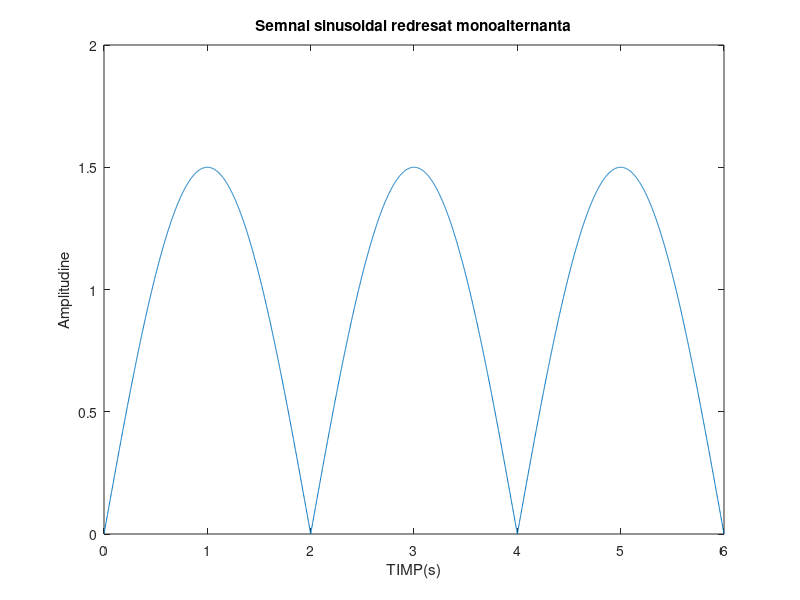
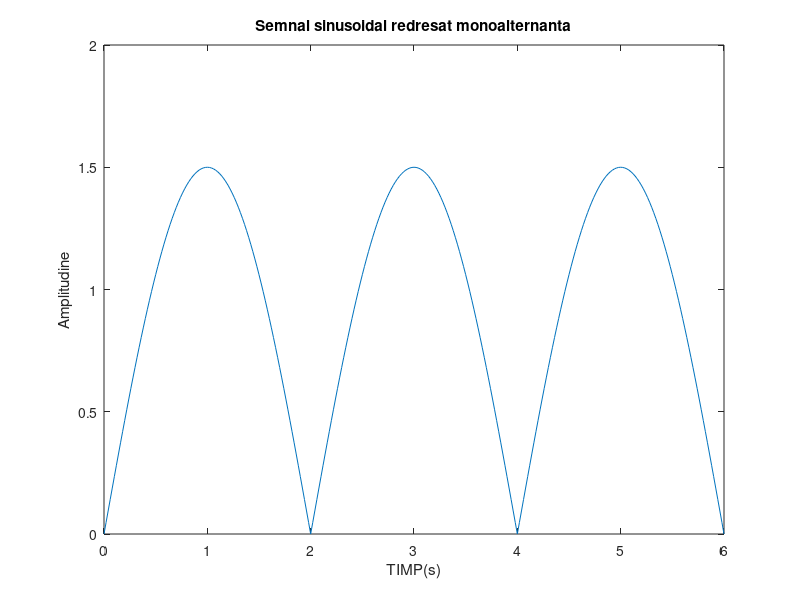
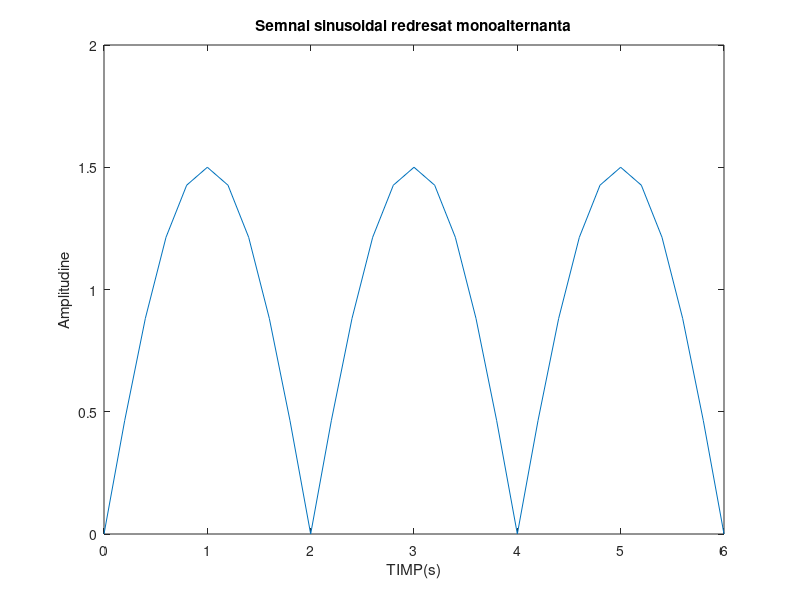

MATLAB code to generate these figures, in order:
figure (1)
%dam valoarea perioadei semnalului
T=4;
%generam axa timp cu pana la 8 secunde, pentru a vizualiza 2 perioade, cu
%rezolutia temporara de 2ms
t=0:0.002:6;
%generam modulul unui semnal sinusoidal pentru o amplitudine de 1,5, stiind ca
%pulsatia= 2*pi/T, astfel obtinand semnalul redresat dubla alternanta
x=abs(1.5*sin(2*pi/T*t));
plot(t,x)
xlabel('TIMP(s)')
ylabel('Amplitudine')
title('Semnal sinusoidal redresat monoalternanta')

figure (2)
%dam valoarea perioadei semnalului
T=4;
%generam axa timp cu pana la 8 secunde, pentru a vizualiza 2 perioade, cu
%rezolutia temporara de 20ms
t=0:0.02:6;
%generam modulul unui semnal sinusoidal pentru o amplitudine de 1,5, stiind ca
%pulsatia= 2*pi/T, astfel obtinand semnalul redresat dubla alternanta
x=abs(1.5*sin(2*pi/T*t));
plot(t,x)
xlabel('TIMP(s)')
ylabel('Amplitudine')
title('Semnal sinusoidal redresat monoalternanta')

figure (3)
%dam valoarea perioadei semnalului
T=4;
%generam axa timp cu pana la 8 secunde, pentru a vizualiza 2 perioade, cu
%rezolutia temporara de 200ms
t=0:0.2:6;
%generam modulul unui semnal sinusoidal pentru o amplitudine de 1,5, stiind ca
%pulsatia= 2*pi/T, astfel obtinand semnalul redresat dubla alternanta
x=abs(1.5*sin(2*pi/T*t));
plot(t,x)
xlabel('TIMP(s)')
ylabel('Amplitudine')
title('Semnal sinusoidal redresat monoalternanta')


